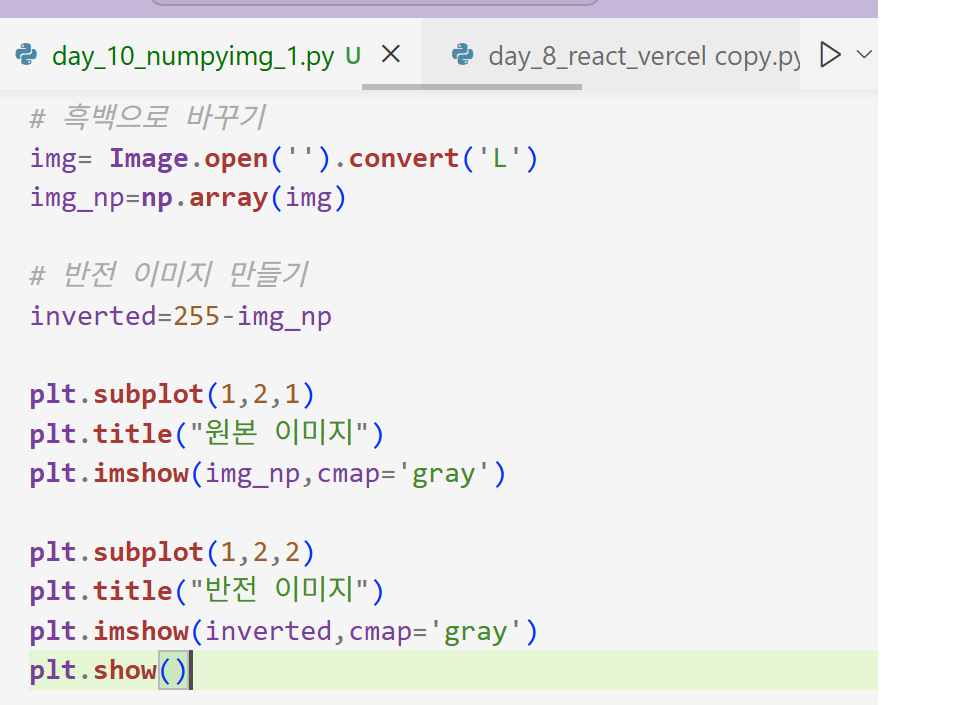
#> input picture test1.png, 960 x 705 px
$ python day_10_numpyimg_3.py
#> lines starting #> are read from the running program, lines starting #| are printed output that depends on the picture
import numpy as np
from PIL import Image
import matplotlib.pyplot as plt

# 이미지 열기
img= Image.open('test1.png').convert('RGB')
#> img is the input picture: PIL image 960x705 RGB; mean R, G, B 238.2, 237.6, 237.5
img_np=np.array(img)

# 좌우반전: 열(가로축) 순서를 뒤집는다
flipped=img_np[:,::-1,:]
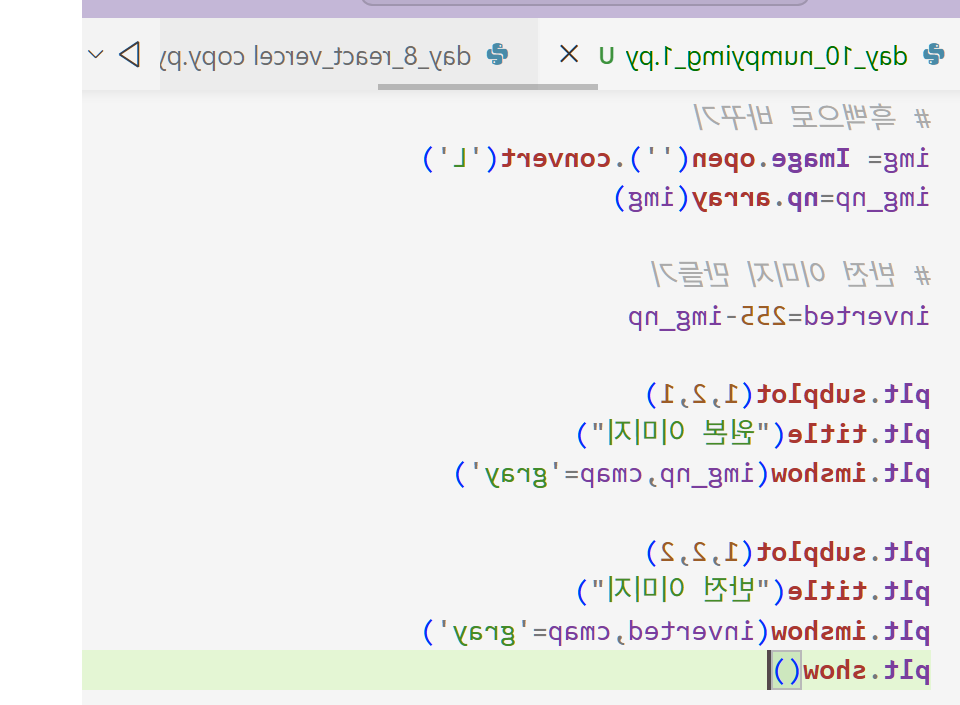
#> flipped: shape (705, 960, 3); mean R, G, B 238.2, 237.6, 237.5

plt.subplot(1,2,1)
plt.title("original")
plt.imshow(img_np)

plt.subplot(1,2,2)
plt.title("flipped")
plt.imshow(flipped)
plt.show()
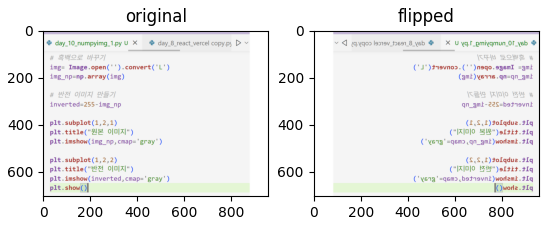
#> figure drawn by matplotlib, 2 panels
